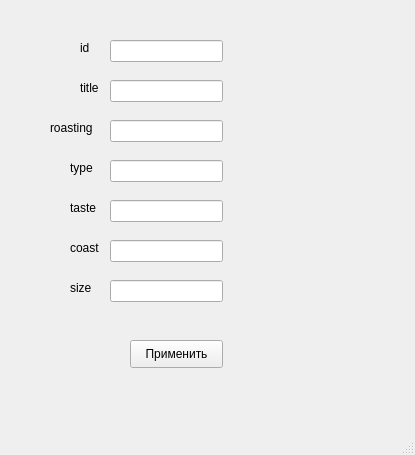
<?xml version="1.0" encoding="UTF-8"?>
<ui version="4.0">
 <class>MainWindow</class>
 <widget class="QMainWindow" name="MainWindow">
  <property name="geometry">
   <rect>
    <x>0</x>
    <y>0</y>
    <width>415</width>
    <height>455</height>
   </rect>
  </property>
  <property name="windowTitle">
   <string>MainWindow</string>
  </property>
  <widget class="QWidget" name="centralwidget">
   <widget class="QLabel" name="label">
    <property name="geometry">
     <rect>
      <x>80</x>
      <y>40</y>
      <width>55</width>
      <height>16</height>
     </rect>
    </property>
    <property name="text">
     <string>id</string>
    </property>
   </widget>
   <widget class="QLineEdit" name="taste">
    <property name="geometry">
     <rect>
      <x>110</x>
      <y>200</y>
      <width>113</width>
      <height>22</height>
     </rect>
    </property>
   </widget>
   <widget class="QLabel" name="label_4">
    <property name="geometry">
     <rect>
      <x>70</x>
      <y>160</y>
      <width>55</width>
      <height>16</height>
     </rect>
    </property>
    <property name="text">
     <string>type</string>
    </property>
   </widget>
   <widget class="QLineEdit" name="size">
    <property name="geometry">
     <rect>
      <x>110</x>
      <y>280</y>
      <width>113</width>
      <height>22</height>
     </rect>
    </property>
   </widget>
   <widget class="QLineEdit" name="id">
    <property name="geometry">
     <rect>
      <x>110</x>
      <y>40</y>
      <width>113</width>
      <height>22</height>
     </rect>
    </property>
   </widget>
   <widget class="QLineEdit" name="roasting">
    <property name="geometry">
     <rect>
      <x>110</x>
      <y>120</y>
      <width>113</width>
      <height>22</height>
     </rect>
    </property>
   </widget>
   <widget class="QLabel" name="label_2">
    <property name="geometry">
     <rect>
      <x>80</x>
      <y>80</y>
      <width>55</width>
      <height>16</height>
     </rect>
    </property>
    <property name="text">
     <string>title</string>
    </property>
   </widget>
   <widget class="QLabel" name="label_6">
    <property name="geometry">
     <rect>
      <x>70</x>
      <y>240</y>
      <width>55</width>
      <height>16</height>
     </rect>
    </property>
    <property name="text">
     <string>coast</string>
    </property>
   </widget>
   <widget class="QLineEdit" name="title">
    <property name="geometry">
     <rect>
      <x>110</x>
      <y>80</y>
      <width>113</width>
      <height>22</height>
     </rect>
    </property>
   </widget>
   <widget class="QPushButton" name="updateBtn">
    <property name="geometry">
     <rect>
      <x>130</x>
      <y>340</y>
      <width>93</width>
      <height>28</height>
     </rect>
    </property>
    <property name="text">
     <string>Применить</string>
    </property>
   </widget>
   <widget class="QLabel" name="label_3">
    <property name="geometry">
     <rect>
      <x>50</x>
      <y>120</y>
      <width>55</width>
      <height>16</height>
     </rect>
    </property>
    <property name="text">
     <string>roasting</string>
    </property>
   </widget>
   <widget class="QLabel" name="label_5">
    <property name="geometry">
     <rect>
      <x>70</x>
      <y>200</y>
      <width>55</width>
      <height>16</height>
     </rect>
    </property>
    <property name="text">
     <string>taste</string>
    </property>
   </widget>
   <widget class="QLineEdit" name="type">
    <property name="geometry">
     <rect>
      <x>110</x>
      <y>160</y>
      <width>113</width>
      <height>22</height>
     </rect>
    </property>
   </widget>
   <widget class="QLineEdit" name="coast">
    <property name="geometry">
     <rect>
      <x>110</x>
      <y>240</y>
      <width>113</width>
      <height>22</height>
     </rect>
    </property>
   </widget>
   <widget class="QLabel" name="label_7">
    <property name="geometry">
     <rect>
      <x>70</x>
      <y>280</y>
      <width>55</width>
      <height>16</height>
     </rect>
    </property>
    <property name="text">
     <string>size</string>
    </property>
   </widget>
  </widget>
  <widget class="QMenuBar" name="menubar">
   <property name="geometry">
    <rect>
     <x>0</x>
     <y>0</y>
     <width>415</width>
     <height>26</height>
    </rect>
   </property>
  </widget>
  <widget class="QStatusBar" name="statusbar"/>
 </widget>
 <resources/>
 <connections/>
</ui>
